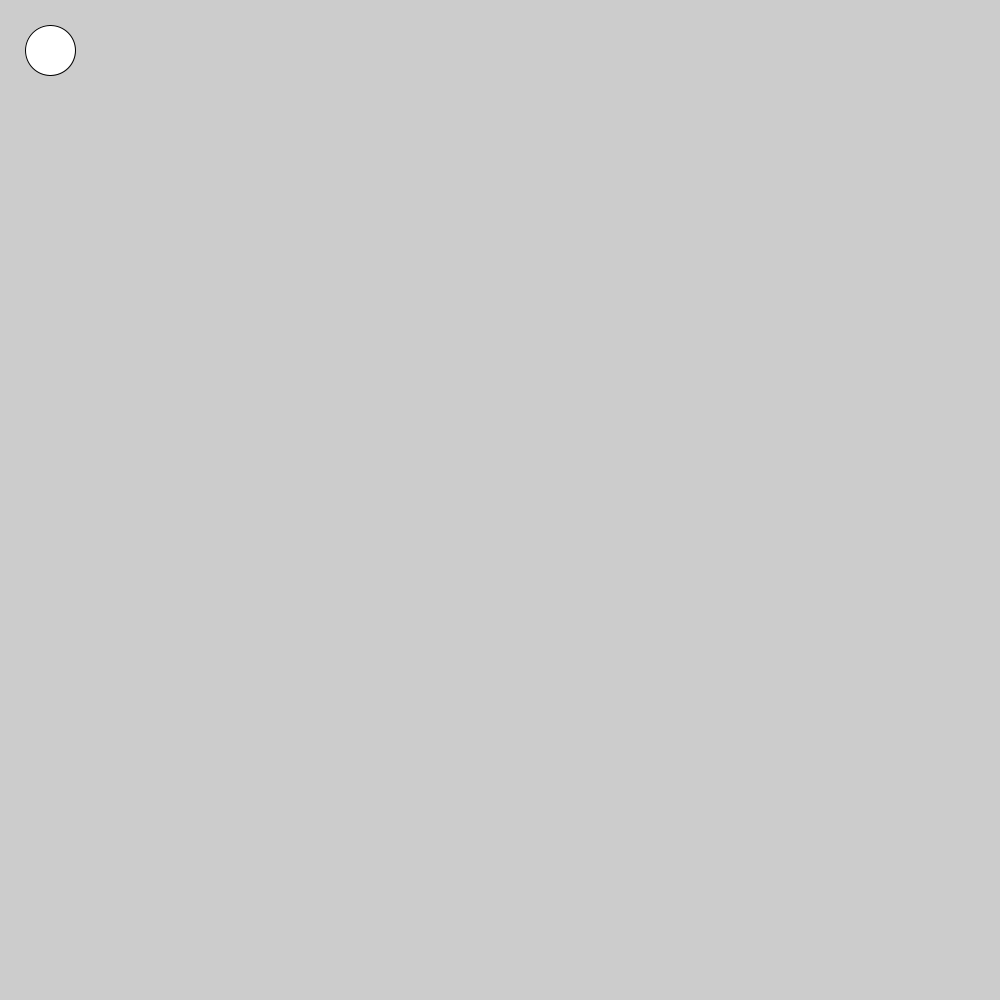
Frame 1 (no input)
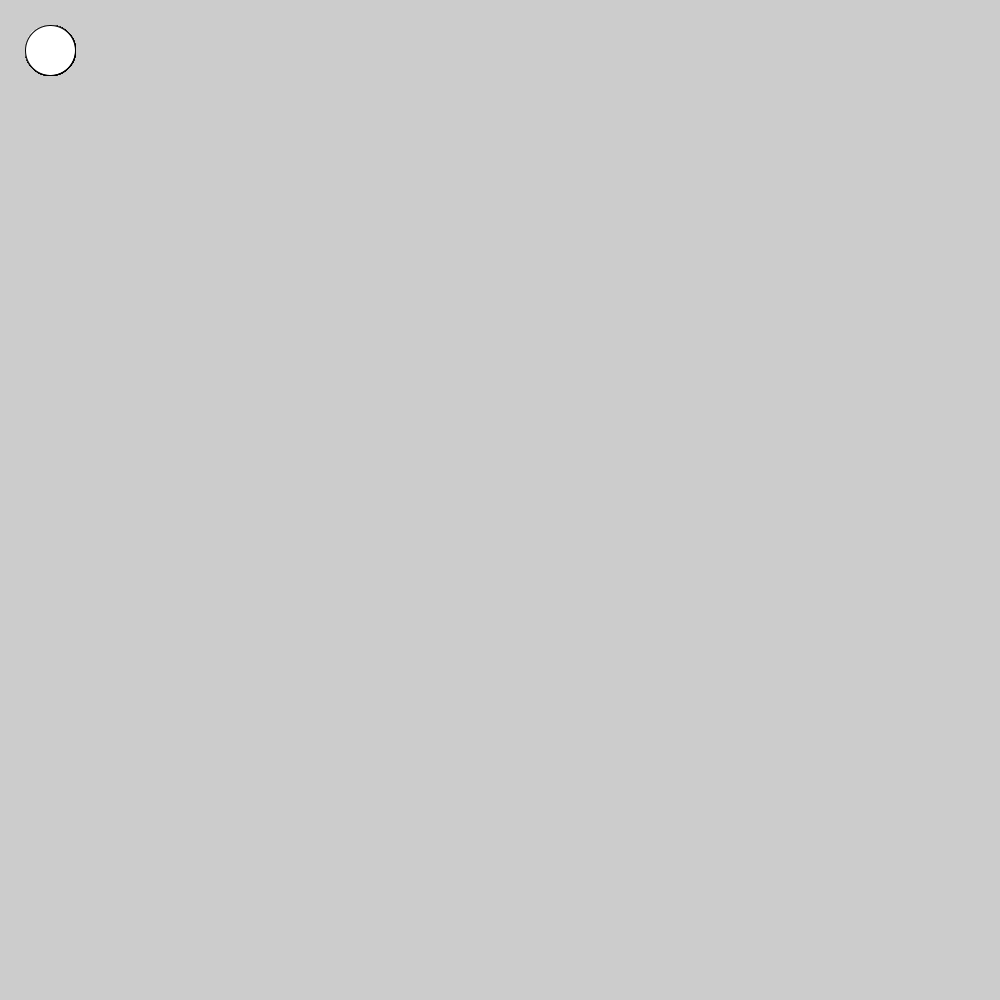
Frame 60 (the mouse pressed at the canvas centre just before this capture)
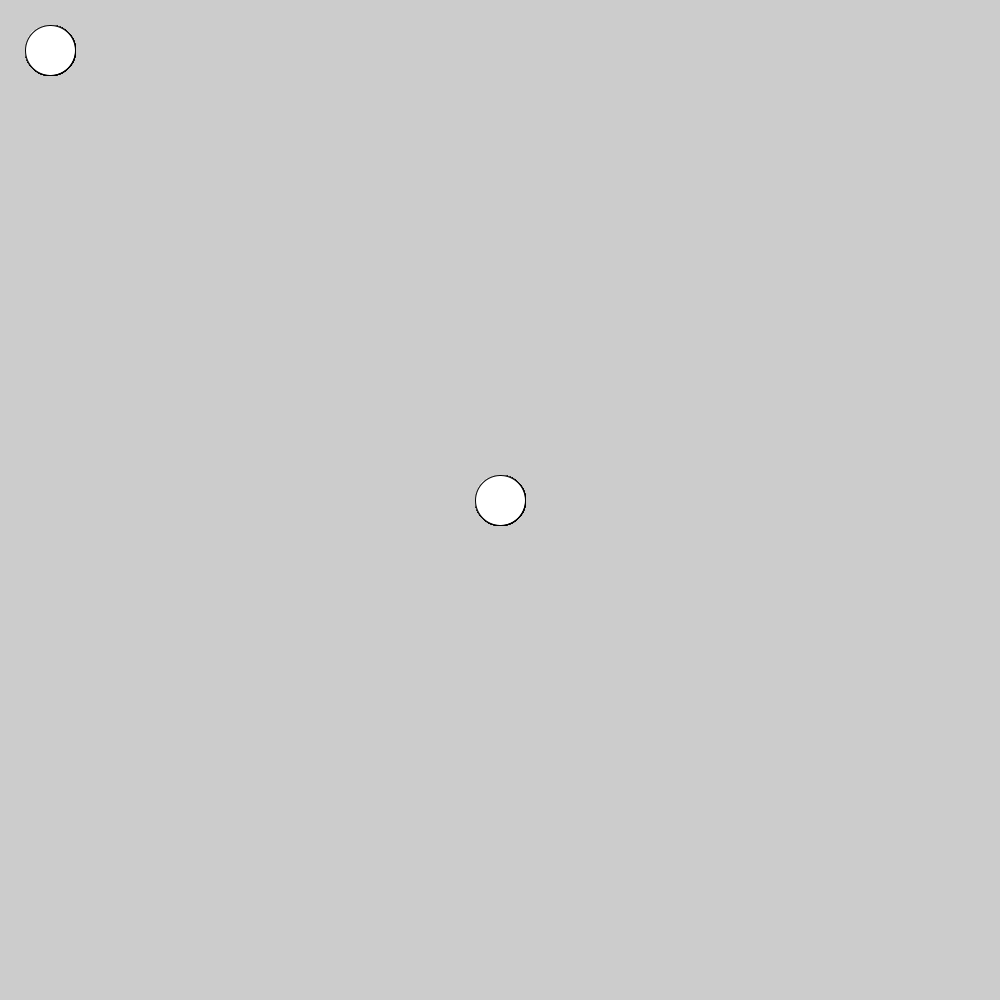
Frame 120 (the mouse held since frame 60 and released just before this capture)

The Processing sketch that drew these frames (run headless with seeded random() and noise(); from frame 60 on, the mouse is pressed at the canvas centre):

// Processing sketch: SimpleMouseExample
// ── SimpleMouseExample.pde
int xLocation = 50;
int yLocation = 50;

void setup()
{
   size(1000,1000); 
}

void draw()
{
   circle(xLocation, yLocation, 50); 
}

void mousePressed()
{
   xLocation = mouseX;
   yLocation = mouseY;
}
